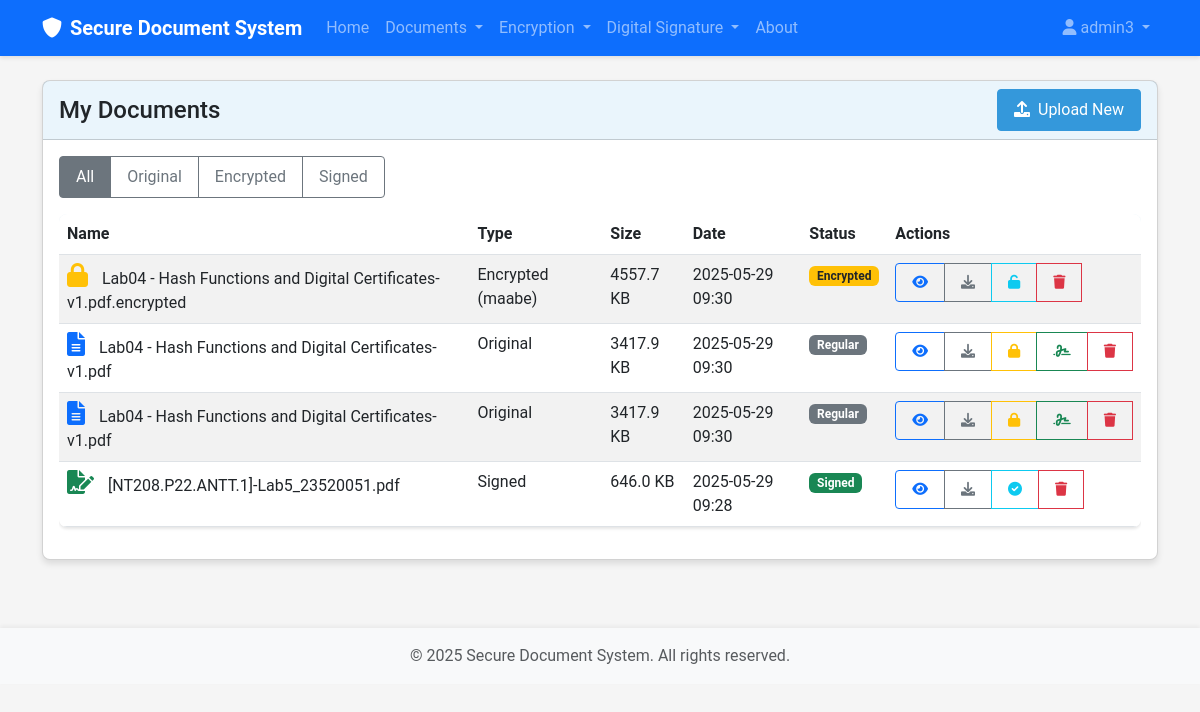
Page /document/list (signed in) on the committed database.
### src/models/user.py (models this page shows, shortened)
class User(UserMixin, db.Model):
    id = db.Column(db.Integer, primary_key=True)
    username = db.Column(db.String(64), index=True, unique=True)
    email = db.Column(db.String(120), index=True, unique=True)
    password = db.Column(db.String(128))
    role = db.Column(db.String(20), default='reader')  # 'data_owner', 'reader', 'authority'
    created_at = db.Column(db.DateTime, default=datetime.utcnow)
    public_key = db.Column(db.Text)
    private_key_encrypted = db.Column(db.Text)
    documents = db.relationship('Document', foreign_keys='Document.user_id', backref='owner', lazy='dynamic')
    attributes = db.relationship('Attribute', secondary=user_attributes,
                                backref=db.backref('users', lazy='dynamic'))

### src/models/document.py (models this page shows, shortened)
class Document(db.Model):
    id = db.Column(db.Integer, primary_key=True)
    filename = db.Column(db.String(256), nullable=False)
    original_filename = db.Column(db.String(256), nullable=False)
    file_type = db.Column(db.String(64))
    file_size = db.Column(db.Integer)  # Size in bytes
    doc_type = db.Column(db.String(20))  # 'original', 'encrypted', 'signed'
    encryption_method = db.Column(db.String(20), nullable=True)  # 'maabe', 'hybrid', None
    access_policy = db.Column(db.Text, nullable=True)
    is_signed = db.Column(db.Boolean, default=False)
    signature_file = db.Column(db.String(256), nullable=True)
    signer_id = db.Column(db.Integer, db.ForeignKey('user.id'), nullable=True)
    user_id = db.Column(db.Integer, db.ForeignKey('user.id'), nullable=False)
    parent_id = db.Column(db.Integer, db.ForeignKey('document.id'), nullable=True)
    children = db.relationship('Document',
                              backref=db.backref('parent', remote_side=[id]),
                              foreign_keys=[parent_id])
    signer = db.relationship('User', foreign_keys=[signer_id], backref='signed_documents')
    created_at = db.Column(db.DateTime, default=datetime.utcnow)
    updated_at = db.Column(db.DateTime, default=datetime.utcnow, onupdate=datetime.utcnow)

### src/routes/document.py (the view)
@document_bp.route('/list')
@login_required
def list():
    doc_type = request.args.get('type')
    document_service = DocumentService(db)
    documents = document_service.get_user_documents(current_user.id, doc_type)
    return render_template('document/list.html', title='My Documents',
                          documents=documents)

### src/services/document_service.py (called while the page is built)
    def get_user_documents(self, user_id, doc_type=None):
        query = Document.query.filter_by(user_id=user_id)
        if doc_type:
            query = query.filter_by(doc_type=doc_type)
        return query.order_by(Document.created_at.desc()).all()

### templates/document/list.html (shortened to what this page needs)
{% extends "base.html" %}
{% block content %}
<div class="row">
    <div class="col-md-12">
        <div class="card">
            <div class="card-header d-flex justify-content-between align-items-center">
                <h4 class="mb-0">My Documents</h4>
                <div>
                    <a href="{{ url_for('document.upload') }}" class="btn btn-primary">
                        <i class="fas fa-upload me-1"></i> Upload New
                    </a>
                </div>
            </div>
            <div class="card-body">
                <div class="mb-3">
                    <div class="btn-group" role="group">
                        <a href="{{ url_for('document.list') }}" class="btn btn-outline-secondary {% if not request.args.get('type') %}active{% endif %}">All</a>
                        <a href="{{ url_for('document.list', type='original') }}" class="btn btn-outline-secondary {% if request.args.get('type') == 'original' %}active{% endif %}">Original</a>
                        <a href="{{ url_for('document.list', type='encrypted') }}" class="btn btn-outline-secondary {% if request.args.get('type') == 'encrypted' %}active{% endif %}">Encrypted</a>
                        <a href="{{ url_for('document.list', type='signed') }}" class="btn btn-outline-secondary {% if request.args.get('type') == 'signed' %}active{% endif %}">Signed</a>
                    </div>
                </div>
                {% if documents %}
                    <div class="table-responsive">
                        <table class="table table-striped">
                            <thead>
                                <tr>
                                    <th>Name</th>
                                    <th>Type</th>
                                    <th>Size</th>
                                    <th>Date</th>
                                    <th>Status</th>
                                    <th>Actions</th>
                                </tr>
                            </thead>
                            <tbody>
                                {% for document in documents %}
                                    <tr class="document-item">
                                        <td>
                                            {% if document.doc_type == 'original' %}
                                                <i class="fas fa-file-alt text-primary document-icon"></i>
                                            {% elif document.doc_type == 'encrypted' %}
                                                <i class="fas fa-lock text-warning document-icon"></i>
                                            {% elif document.doc_type == 'signed' %}
                                                <i class="fas fa-file-signature text-success document-icon"></i>
                                            {% endif %}
                                            {{ document.original_filename }}
                                        </td>
                                        <td>
                                            {% if document.doc_type == 'original' %}
                                                Original
                                            {% elif document.doc_type == 'encrypted' %}
                                                Encrypted ({{ document.encryption_method }})
                                            {% elif document.doc_type == 'signed' %}
                                                Signed
                                            {% endif %}
                                        </td>
                                        <td>{{ (document.file_size / 1024)|round(1) }} KB</td>
                                        <td>{{ document.created_at.strftime('%Y-%m-%d %H:%M') }}</td>
                                        <td>
                                            {% if document.doc_type == 'encrypted' %}
                                                <span class="badge bg-warning text-dark">Encrypted</span>
                                            {% elif document.is_signed %}
                                                <span class="badge bg-success">Signed</span>
                                            {% else %}
                                                <span class="badge bg-secondary">Regular</span>
                                            {% endif %}
                                        </td>
                                        <td>
                                            <div class="btn-group">
                                                <a href="{{ url_for('document.view', document_id=document.id) }}" class="btn btn-sm btn-outline-primary" data-bs-toggle="tooltip" title="View Details">
                                                    <i class="fas fa-eye"></i>
                                                </a>
                                                <a href="{{ url_for('document.download', document_id=document.id) }}" class="btn btn-sm btn-outline-secondary" data-bs-toggle="tooltip" title="Download">
                                                    <i class="fas fa-download"></i>
                                                </a>
                                                {% if document.doc_type == 'original' and not document.is_signed %}
                                                    <a href="{{ url_for('encryption.encrypt') }}" class="btn btn-sm btn-outline-warning" data-bs-toggle="tooltip" title="Encrypt">
                                                        <i class="fas fa-lock"></i>
                                                    </a>
                                                    <a href="{{ url_for('signature.sign', document_id=document.id) }}" class="btn btn-sm btn-outline-success" data-bs-toggle="tooltip" title="Sign">
                                                        <i class="fas fa-signature"></i>
                                                    </a>
                                                {% endif %}
                                                {% if document.doc_type == 'encrypted' %}
                                                    <a href="{{ url_for('encryption.decrypt', document_id=document.id) }}" class="btn btn-sm btn-outline-info" data-bs-toggle="tooltip" title="Decrypt">
                                                        <i class="fas fa-unlock"></i>
                                                    </a>
                                                {% endif %}
                                                {% if document.is_signed %}
                                                    <a href="{{ url_for('signature.verify', document_id=document.id) }}" class="btn btn-sm btn-outline-info" data-bs-toggle="tooltip" title="Verify Signature">
                                                        <i class="fas fa-check-circle"></i>
                                                    </a>
                                                {% endif %}
                                                <button type="button" class="btn btn-sm btn-outline-danger" data-bs-toggle="tooltip" title="Delete" onclick="confirmDelete('delete-form-{{ document.id }}')">
                                                    <i class="fas fa-trash"></i>
                                                </button>
                                            </div>
                                        </td>
                                    </tr>
                                {% endfor %}
                            </tbody>
                        </table>
                    </div>
                {% else %}
                    <div class="alert alert-info">
                        <i class="fas fa-info-circle me-2"></i> You don't have any documents yet.
                        <a href="{{ url_for('document.upload') }}" class="alert-link">Upload your first document</a>.
                    </div>
                {% endif %}
            </div>
        </div>
    </div>
</div>
{% endblock %}

### templates/base.html (shortened to what this page needs)
<!DOCTYPE html>
<html lang="en">
<head>
    <link href="https://cdn.jsdelivr.net/npm/bootstrap@5.3.0-alpha1/dist/css/bootstrap.min.css" rel="stylesheet">
    <link rel="stylesheet" href="https://cdnjs.cloudflare.com/ajax/libs/font-awesome/6.0.0/css/all.min.css">
    <link rel="stylesheet" href="{{ url_for('static', filename='css/style.css') }}">
</head>
<body>
    <nav class="navbar navbar-expand-lg navbar-dark bg-primary">
        <div class="container">
            <a class="navbar-brand" href="{{ url_for('index') }}">
                <i class="fas fa-shield-alt me-2"></i>Secure Document System
            </a>
            <div class="collapse navbar-collapse" id="navbarNav">
                <ul class="navbar-nav me-auto">
                    <li class="nav-item">
                        <a class="nav-link" href="{{ url_for('index') }}">Home</a>
                    </li>
                    {% if current_user.is_authenticated %}
                        <li class="nav-item dropdown">
                            <a class="nav-link dropdown-toggle" href="#" id="documentsDropdown" role="button" data-bs-toggle="dropdown">
                                Documents
                            </a>
                        </li>
                        <li class="nav-item dropdown">
                            <a class="nav-link dropdown-toggle" href="#" id="encryptionDropdown" role="button" data-bs-toggle="dropdown">
                                Encryption
                            </a>
                        </li>
                        <li class="nav-item dropdown">
                            <a class="nav-link dropdown-toggle" href="#" id="signatureDropdown" role="button" data-bs-toggle="dropdown">
                                Digital Signature
                            </a>
                        </li>
                    {% endif %}
                    <li class="nav-item">
                        <a class="nav-link" href="{{ url_for('about') }}">About</a>
                    </li>
                </ul>
                <ul class="navbar-nav">
                    {% if current_user.is_authenticated %}
                        <li class="nav-item dropdown">
                            <a class="nav-link dropdown-toggle" href="#" id="userDropdown" role="button" data-bs-toggle="dropdown">
                                <i class="fas fa-user me-1"></i>{{ current_user.username }}
                            </a>
                        </li>
                    {% endif %}
                </ul>
            </div>
        </div>
    </nav>
    <div class="container mt-4">
        {% block content %}{% endblock %}
    </div>
    <footer class="footer mt-5 py-3 bg-light">
        <div class="container text-center">
            <span class="text-muted">© 2025 Secure Document System. All rights reserved.</span>
        </div>
    </footer>
</body>
</html>

### static/css/style.css (style rules this page uses)
:root { --primary-color: #3498db; --secondary-color: #2ecc71; --background-color: #f5f5f5; --text-color: #333333; --danger-color: #e74c3c; --success-color: #27ae60; }
body { font-family: 'Roboto', 'Open Sans', sans-serif; background-color: var(--background-color); color: var(--text-color); min-height: 100vh; display: flex; flex-direction: column; }
.navbar { box-shadow: 0 2px 4px rgba(0, 0, 0, 0.1); }
.navbar-brand { font-weight: bold; }
.footer { margin-top: auto; box-shadow: 0 -2px 4px rgba(0, 0, 0, 0.05); }
.card { border-radius: 8px; box-shadow: 0 4px 6px rgba(0, 0, 0, 0.1); transition: transform 0.3s ease, box-shadow 0.3s ease; margin-bottom: 20px; }
.card-header { font-weight: bold; background-color: rgba(52, 152, 219, 0.1); }
.btn { border-radius: 4px; padding: 8px 16px; transition: all 0.3s ease; }
.btn-primary { background-color: var(--primary-color); border-color: var(--primary-color); }
.table { box-shadow: 0 2px 3px rgba(0, 0, 0, 0.1); border-radius: 8px; overflow: hidden; }
.table thead { background-color: rgba(52, 152, 219, 0.1); }
.table-striped tbody tr:nth-of-type(odd) { background-color: rgba(0, 0, 0, 0.02); }
.document-item { transition: background-color 0.2s ease; }
.document-icon { font-size: 1.5rem; margin-right: 10px; }

### rows in the picture
User: username "admin3"
Document: doc_type "encrypted" (drawn), original_filename "Lab04 - Hash Functions and Digital Certificates-v1.pdf.encrypted", encryption_method "maabe", (document.file_size/1024)|round(1) "4557.7", created_at "2025-05-29 09:30"
Document: doc_type "original" (drawn), original_filename "Lab04 - Hash Functions and Digital Certificates-v1.pdf", (document.file_size/1024)|round(1) "3417.9", created_at "2025-05-29 09:30"
Document: doc_type "original" (drawn), original_filename "Lab04 - Hash Functions and Digital Certificates-v1.pdf", (document.file_size/1024)|round(1) "3417.9", created_at "2025-05-29 09:30"
Document: doc_type "signed" (drawn), original_filename "[NT208.P22.ANTT.1]-Lab5_23520051.pdf", (document.file_size/1024)|round(1) "646.0", created_at "2025-05-29 09:28"
